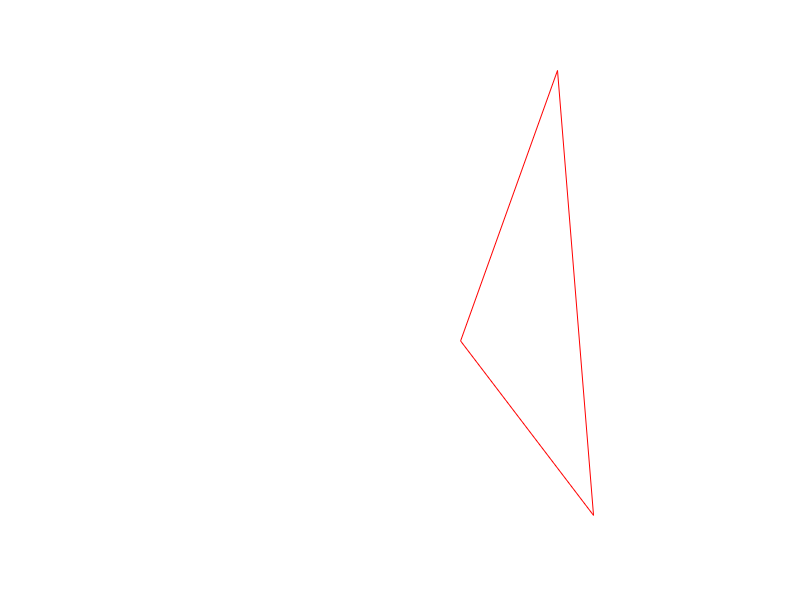
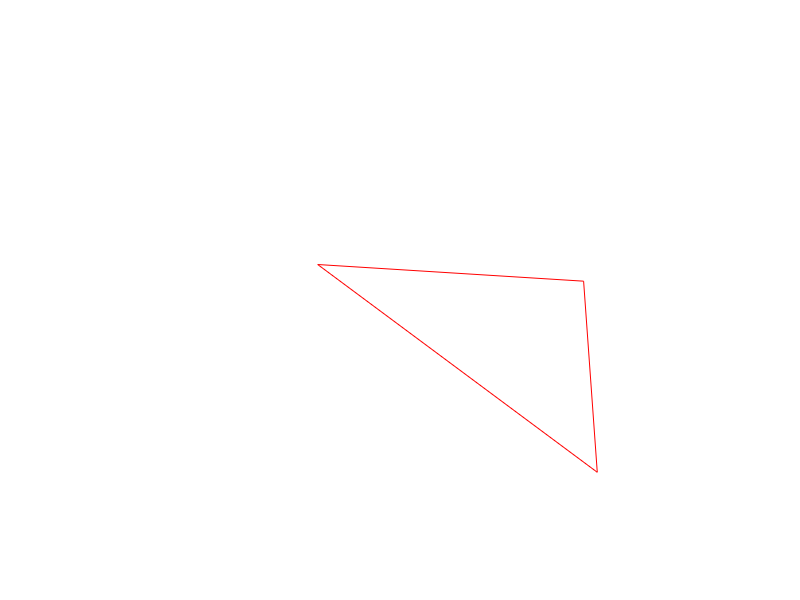
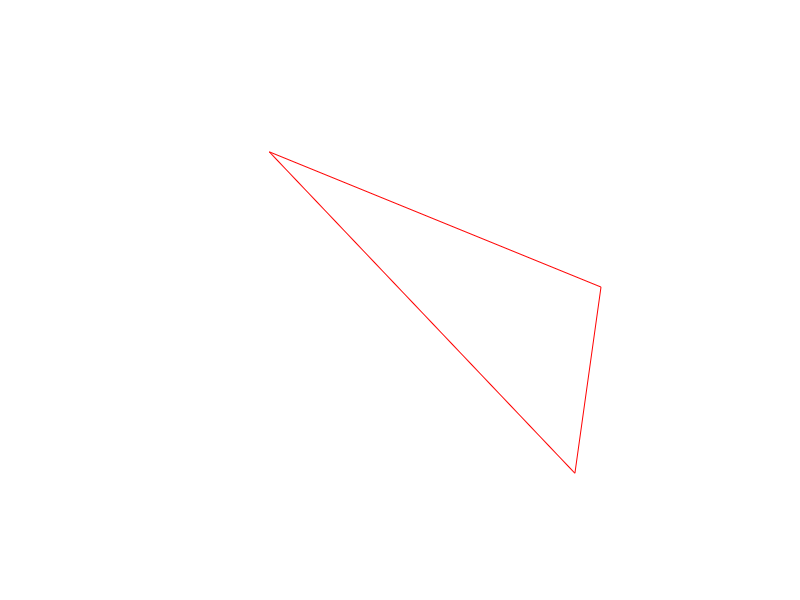
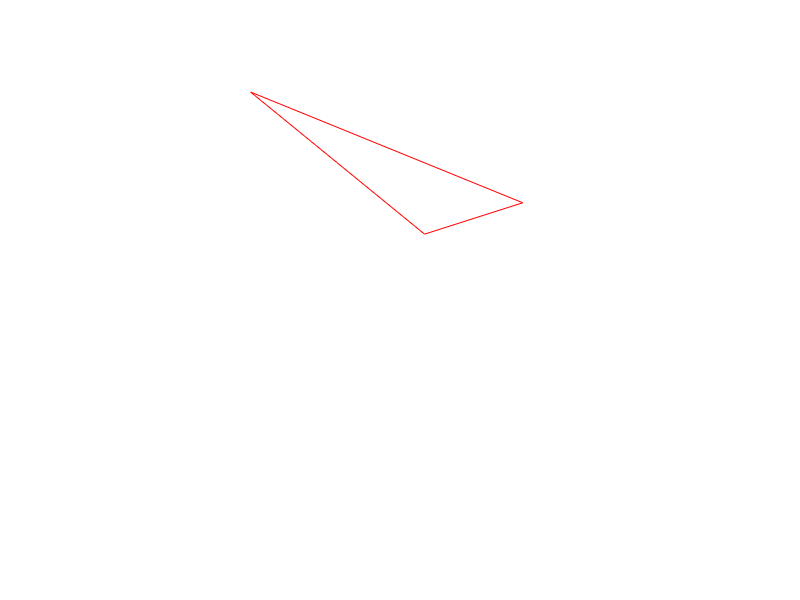

Here is the MATLAB script that generated these plots, in order: (Note: a time limit stopped this script after it produced the figures.)

for count = 1:1000
    px = randi([1 500],1,3);
    py = randi([1,500],1,3);
    
    x1 = px(1); y1 = py(1);
    x2 = px(2); y2 = py(2);
    x3 = px(3); y3 = py(3);
    
    myfig = figure;
    plot([x1,x2],[y1,y2],'r-');hold on;
    plot([x1,x3],[y1,y3],'r-');hold on;
    plot([x2,x3],[y2,y3],'r-');hold on;
    xlim([1,500]);
    ylim([1,500]);
    set(gca,'visible','off')
    set(gca,'xtick',[])
    print(strcat('./triangles/',num2str(count)),'-dpng')
    close all;
end
